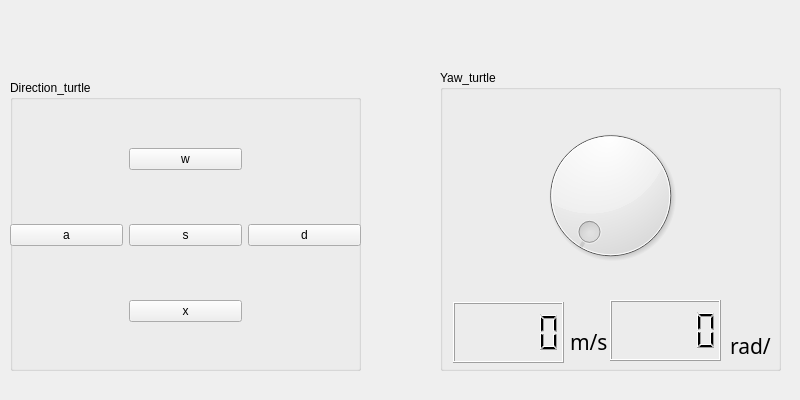
<?xml version="1.0" encoding="UTF-8"?>
<ui version="4.0">
 <class>Form</class>
 <widget class="QWidget" name="Form">
  <property name="windowModality">
   <enum>Qt::WindowModal</enum>
  </property>
  <property name="geometry">
   <rect>
    <x>0</x>
    <y>0</y>
    <width>800</width>
    <height>400</height>
   </rect>
  </property>
  <property name="windowTitle">
   <string>Form</string>
  </property>
  <widget class="QGroupBox" name="groupBox">
   <property name="geometry">
    <rect>
     <x>440</x>
     <y>70</y>
     <width>341</width>
     <height>301</height>
    </rect>
   </property>
   <property name="title">
    <string>Yaw_turtle</string>
   </property>
   <widget class="QDial" name="dial_yaw">
    <property name="geometry">
     <rect>
      <x>10</x>
      <y>50</y>
      <width>321</width>
      <height>151</height>
     </rect>
    </property>
   </widget>
   <widget class="QLCDNumber" name="lcd_ms">
    <property name="geometry">
     <rect>
      <x>13</x>
      <y>232</y>
      <width>111</width>
      <height>61</height>
     </rect>
    </property>
   </widget>
   <widget class="QLCDNumber" name="lcd_rad">
    <property name="geometry">
     <rect>
      <x>170</x>
      <y>230</y>
      <width>111</width>
      <height>61</height>
     </rect>
    </property>
   </widget>
   <widget class="QLabel" name="label">
    <property name="geometry">
     <rect>
      <x>130</x>
      <y>256</y>
      <width>41</width>
      <height>31</height>
     </rect>
    </property>
    <property name="font">
     <font>
      <family>Yrsa</family>
      <pointsize>16</pointsize>
      <weight>9</weight>
      <italic>false</italic>
      <bold>false</bold>
     </font>
    </property>
    <property name="styleSheet">
     <string notr="true">font: 75 12pt &quot;Umpush&quot;;
font: 75 16pt &quot;Yrsa&quot;;</string>
    </property>
    <property name="text">
     <string>m/s</string>
    </property>
   </widget>
   <widget class="QLabel" name="label_2">
    <property name="geometry">
     <rect>
      <x>290</x>
      <y>260</y>
      <width>41</width>
      <height>31</height>
     </rect>
    </property>
    <property name="font">
     <font>
      <family>Yrsa</family>
      <pointsize>16</pointsize>
      <weight>9</weight>
      <italic>false</italic>
      <bold>false</bold>
     </font>
    </property>
    <property name="styleSheet">
     <string notr="true">font: 75 12pt &quot;Umpush&quot;;
font: 75 16pt &quot;Yrsa&quot;;</string>
    </property>
    <property name="text">
     <string>rad/s</string>
    </property>
   </widget>
  </widget>
  <widget class="QGroupBox" name="groupBox_2">
   <property name="geometry">
    <rect>
     <x>10</x>
     <y>80</y>
     <width>351</width>
     <height>291</height>
    </rect>
   </property>
   <property name="title">
    <string>Direction_turtle</string>
   </property>
   <widget class="QWidget" name="gridLayoutWidget">
    <property name="geometry">
     <rect>
      <x>0</x>
      <y>20</y>
      <width>351</width>
      <height>271</height>
     </rect>
    </property>
    <layout class="QGridLayout" name="gridLayout">
     <item row="1" column="1">
      <widget class="QPushButton" name="btn_stop">
       <property name="text">
        <string>s</string>
       </property>
      </widget>
     </item>
     <item row="1" column="0">
      <widget class="QPushButton" name="btn_left">
       <property name="text">
        <string>a</string>
       </property>
      </widget>
     </item>
     <item row="0" column="1">
      <widget class="QPushButton" name="btn_up">
       <property name="enabled">
        <bool>true</bool>
       </property>
       <property name="text">
        <string>w</string>
       </property>
      </widget>
     </item>
     <item row="1" column="2">
      <widget class="QPushButton" name="btn_right">
       <property name="text">
        <string>d</string>
       </property>
      </widget>
     </item>
     <item row="2" column="1">
      <widget class="QPushButton" name="btn_down">
       <property name="text">
        <string>x</string>
       </property>
      </widget>
     </item>
    </layout>
   </widget>
  </widget>
 </widget>
 <resources/>
 <connections/>
</ui>
